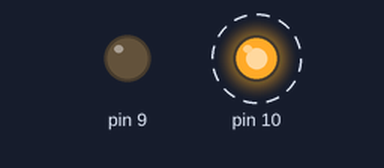
Bench run of a sketch on a simulated Arduino Uno, built with avr-gcc and run on an emulated ATmega328P. On the bench: output pins drawn as LEDs (lit = HIGH). Dashed ring = blinking.

Above: at 0.1 s.
Timing chart, 0 to 3.0 s (numbered marks = the images above):
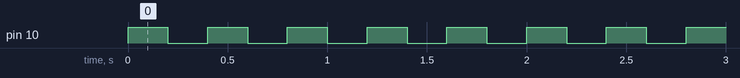

The sketch:

whiteLed.ino
```cpp
void setup() {
  pinMode(10, OUTPUT);
  pinMode(9, OUTPUT);
}

void loop() {
  digitalWrite(10, HIGH);
  delay(200);
  digitalWrite(10, LOW);
  delay(200);
}
```

Measured:
- by itself, pin 10: alternates HIGH for 0.20 s and LOW for 0.20 s
